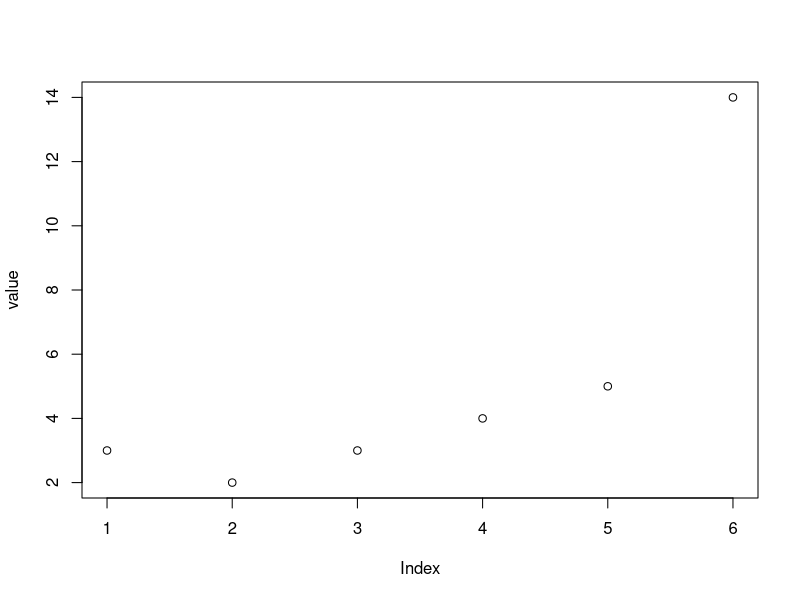

R code for this plot:
## ---- chunk 1

f1<-function(a,b=3){
  a^b
}

f1(2)
## ---- chunk 2
f2<-function(x,y) {
  for (a in y){
    if (a==x){
      return(TRUE)
    }
  }
  return(FALSE)
}

f2(5,c(2,3,4,5,5))
## ---- chunk 3
f3<-function(a,b){
  count=0
  for (i in b) {
    if (i==a){
    count<- count + 1
    }
  }
  return(count)
}

f3(a=5,b=c(3,4,5,5))

## ---- chunk 4
data(mtcars)
sapply(mtcars,mean)
## ---- chunk 5
f5<-function(a){
  old_sum = 0
  new_sum = 1
  if(a==0){
    return(old_sum)
  }else if(a==1){
    return(new_sum)
  }else{
  for (i in 2:a){
    temp_sum = new_sum
    new_sum = new_sum + old_sum
    old_sum = temp_sum
  }
    return(new_sum)
  }
  
}

f5(20)
f5(100)
## ---- chunk 6
f6<-function(x,n){
  taylor=0
  c=0
  while(c<=n){
    taylor=taylor + (x^c)/factorial(c)
    c<-c+1
  }
  return(c(taylor,exp(x)-taylor))
}

f6(3,10)
f6(4,3)

## ---- chunk 7
f7<-function(n){
  factorial=1
  for (i in seq_len(n)){
    factorial=factorial * i
  }
  factorial
}

f7(5)
## ---- chunk 8
recursive<-function(n){
  if (n==1 || n==0){
    1}else{
      recursive(n-1)*n
    }
}

recursive(5)
## ---- chunk 9
f8<-function(x){
  if (length(x)>=3){
    d<-0
    vector<-c()
    for (i in 1:length(x)-2){
      d<-(x[i] +x[i+1] + x[i+2])/3
      vector<-c(vector,d)
    }
  }
  vector
}

f8(x=c(1,2,3,4,5,6,7,8))

## ---- chunk 10
f9<-function(x){
   value=c()
   for (i in x){
     if (i<0){
     val=i^2 + 2*i + 3
     value<-c(value,val)
   }else if(0<=i && i<2){
     val=i+3
     value<-c(value,val)
   }else{
     val= i^2 + 4*i -7
     value<-c(value,val)
   }
   } 
    plot(value)
   return(value)
}

f9(c(-2,-1,0,1,2,3)) 
## ---- chunk 11
set.seed(20330)
mydata <- rgamma(100, shape=4, scale=5)


make.NegLogLik <- function(data, fixed=c(FALSE, FALSE)){
  params <- fixed
  function(param.values){
    params[!fixed] <- param.values
    a <- params[1]
    b <- params[2]
    value <- (a-1)* sum(log(data)) -length(data) * log(gamma(a)) -(length(data) * a) * log(b) - (1/b) * sum(data)
    value
  }
}

my.negloglik <- make.NegLogLik(mydata)
## ---- chunk 12
optim(c(a=2,b=2), my.negloglik)$par
